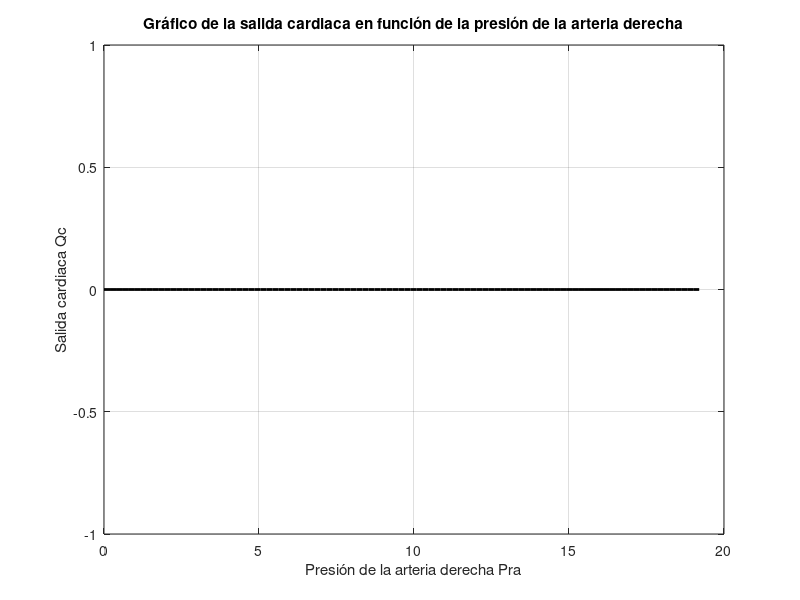
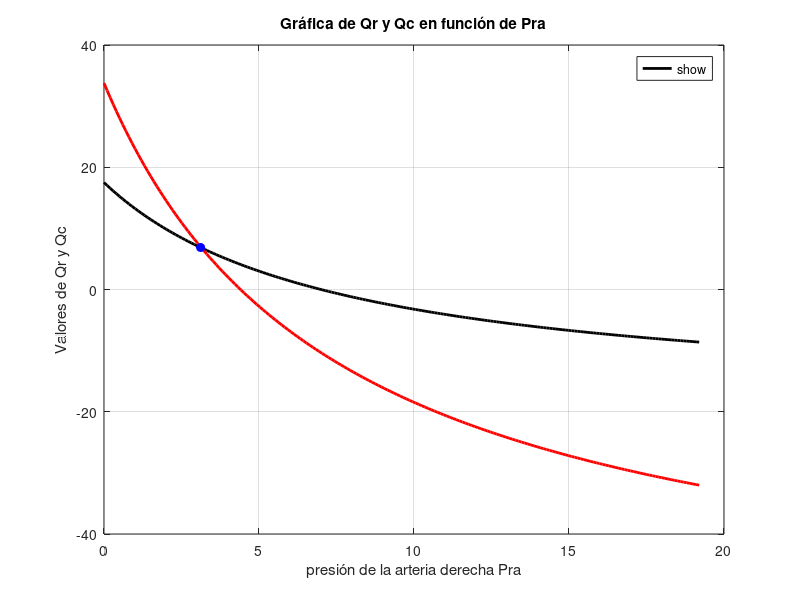
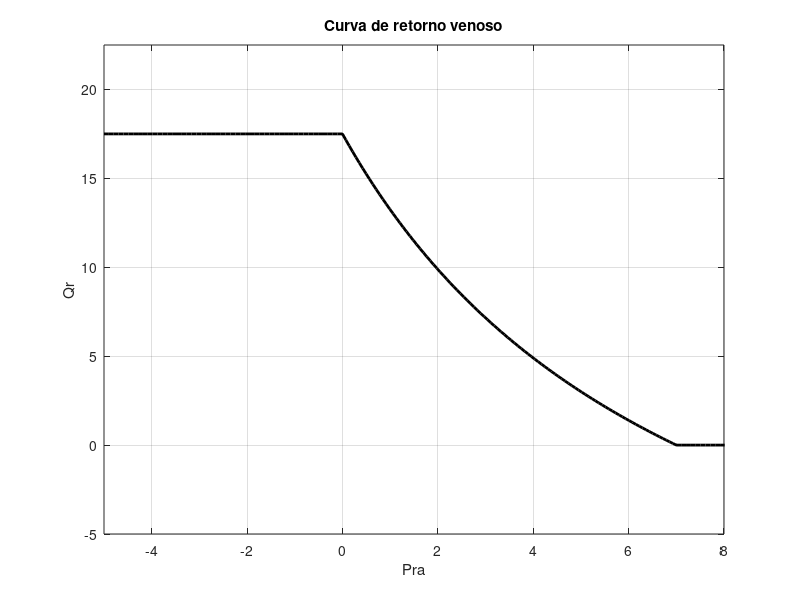

Source code (MATLAB) for these figures, in order:

%Gráfico de la salida cardiaca en función de la presión de la arteria derecha

% Parámetros
f = 90;
D = 80;
S = 7;
A = 4;
P = 20;

% Rango de valores de R
R_values = linspace(0, 19.2, 100);

% Cálculo de Q en función de R
Q_values = f * D * (R_values - (S * A / D) - P);
Q_values = max(Q_values, 0); % Reemplaza valores negativos de Q por 0

% Límite superior para Q (para la línea horizontal en la parte superior)
Q_max = 100; % Define el límite superior
Q_values = min(Q_values, Q_max); % Reemplaza valores mayores a Q_max por Q_max

% Gráfico
plot(R_values, Q_values, '-k', 'LineWidth', 2); % Línea negra sólida
xlabel('Presión de la arteria derecha Pra');
ylabel('Salida cardiaca Qc');
title('Gráfico de la salida cardiaca en función de la presión de la arteria derecha');
grid on;

%Unión de los gráficos

% Parámetros
MS = 7;
RV = 0.4;
CA = 0.028;
CV = 0.5;
F = 72;
D = 0.035;
S = 0.0007;
A = 5;
P = 4;

% Rango de valores para RA
RA_values = linspace(0, 19.2, 192);

% Primera ecuación: Cálculo de R
R_values = (MS - RA_values) ./ (RV + (RA_values .* CA) ./ (CA + CV));

% Segunda ecuación: Cálculo de Q
Q_values = F * D * (R_values - (S * A / D) - P);

% Identificar la intersección entre las dos ecuaciones
[~, idx_intersection] = min(abs(R_values - Q_values)); % Encuentra el índice más cercano
RA_intersection = RA_values(idx_intersection);         % Valor de RA en la intersección
R_intersection = R_values(idx_intersection);           % Valor de R en la intersección
Q_intersection = Q_values(idx_intersection);           % Valor de Q en la intersección

% Graficar ambas ecuaciones
figure;
plot(RA_values, R_values, '-k', 'LineWidth', 2, 'DisplayName', 'R en función de RA'); % Línea negra para R
hold on;
plot(RA_values, Q_values, '-r', 'LineWidth', 2, 'DisplayName', 'Q en función de RA'); % Línea roja para Q

% Resaltar la intersección
plot(RA_intersection, R_intersection, 'bo', 'MarkerSize', 6, 'MarkerFaceColor', 'b', 'DisplayName', 'Intersección');

% Añadir etiquetas y formato
xlabel('presión de la arteria derecha Pra');
ylabel('Valores de Qr y Qc');
title('Gráfica de Qr y Qc en función de Pra');
legend('show', 'Location', 'Best');
grid on;
hold off;

% Mostrar los valores de la intersección
disp('Intersección:');
disp(['RA = ', num2str(RA_intersection)]);
disp(['R = ', num2str(R_intersection)]);

%Gráfica de la curva de retorno venoso

% Definir los parámetros de la ecuación
MS = 7;
RV = 0.4;
CA = 0.028;
CV = 0.5;

% Crear rangos de valores para cada sección de RA
RA_values_antes = linspace(-5, 0, 50);         % Rango antes de la intersección en el eje Y (RA < 0)
RA_values_curva = linspace(0, MS, 100);        % Rango de la curva entre las intersecciones (0 <= RA <= MS)
RA_values_despues = linspace(MS, MS + 5, 50);  % Rango después de la intersección en el eje X (RA > MS)

% Definir los valores constantes para las secciones horizontales
R_interseccion_y = MS / RV;  % Valor de R en el eje Y cuando RA = 0
R_interseccion_x = 0;        % Valor de R en el eje X cuando R = 0 (RA = MS)

% Parte 1: Línea horizontal antes del eje Y
R_values_antes = ones(size(RA_values_antes)) * R_interseccion_y;

% Parte 2: Curva entre los puntos de intersección (ecuación original)
R_values_curva = (MS - RA_values_curva) ./ (RV + (RA_values_curva .* CA) ./ (CA + CV));

% Parte 3: Línea horizontal después del eje X
R_values_despues = ones(size(RA_values_despues)) * R_interseccion_x;

% Graficar
figure;
plot(RA_values_antes, R_values_antes, 'k-', 'LineWidth', 2); % Línea horizontal antes de la intersección con el eje Y (color negro)
hold on;
plot(RA_values_curva, R_values_curva, 'k-', 'LineWidth', 2);  % Curva principal (color negro)
plot(RA_values_despues, R_values_despues, 'k-', 'LineWidth', 2); % Línea horizontal después de la intersección con el eje X (color negro)

% Resaltar las intersecciones
plot(0, R_interseccion_y, 'ko', 'MarkerSize', 1, 'MarkerFaceColor', 'k'); % Intersección en el eje Y (color negro)
plot(MS, R_interseccion_x, 'ko', 'MarkerSize', 1, 'MarkerFaceColor', 'k'); % Intersección en el eje X (color negro)

% Ajustar límites del eje
xlim([-5, MS+1]); % Limitar eje X
ylim([-5, R_interseccion_y + 5]);  % Limitar eje Y

% Añadir etiquetas y formato
xlabel('Pra');
ylabel('Qr');
title('Curva de retorno venoso');
grid on;

hold off;
